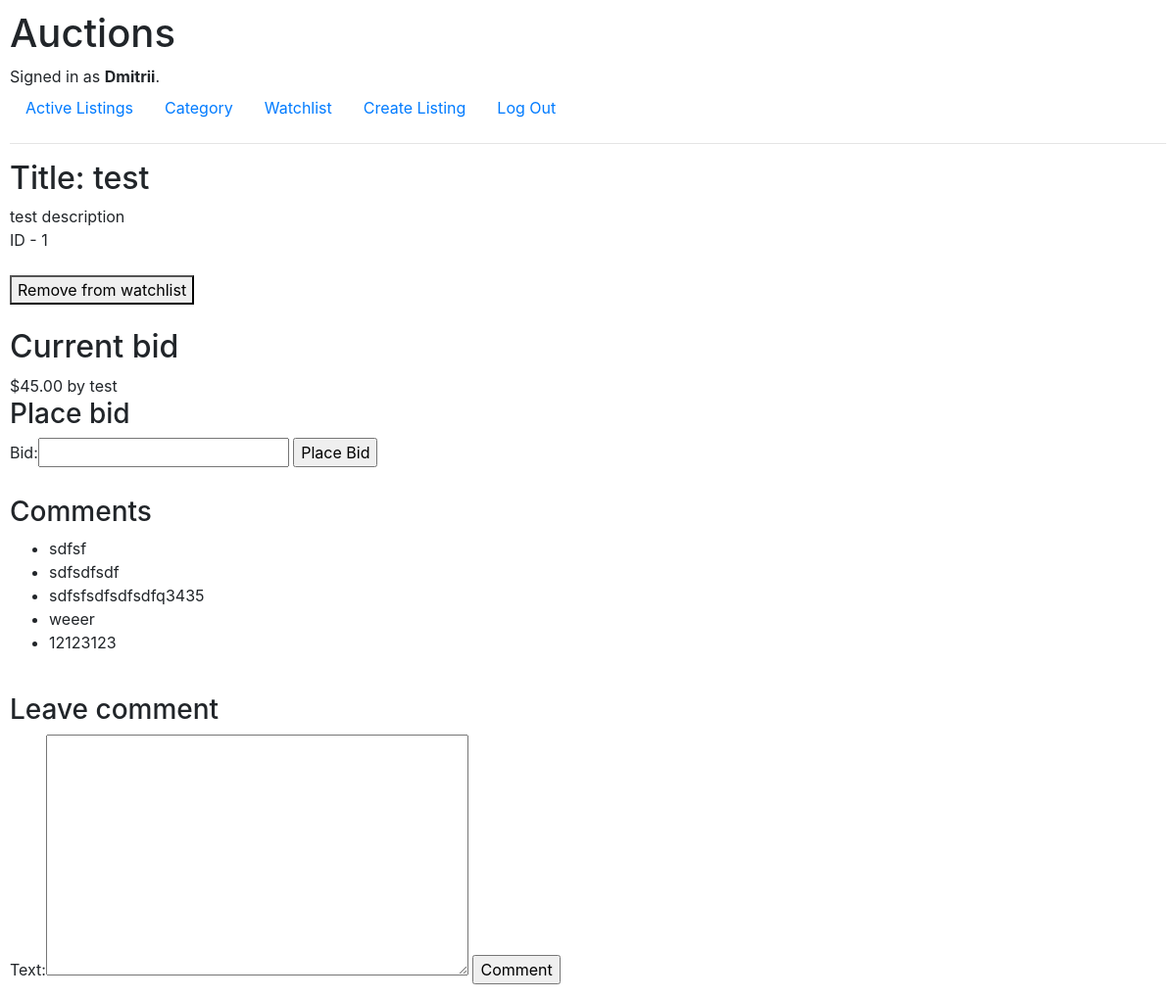
Page /listing_page/1 (signed in) on the committed database.
### auctions/models.py (models this page shows)
class User(AbstractUser):
    pass

class Listing(models.Model):
    CATEGORIES = [
        ('H', 'Home'),
        ('F', 'Fashion'),
        ('T', 'Toys'),
        ('E', 'Electronics'),
        ('O', 'Other')
    ]
    title = models.CharField(max_length=64)
    description = models.TextField()
    category = models.CharField(max_length=1, choices=CATEGORIES)
    watching = models.ManyToManyField(User,related_name='listings')

class Bid(models.Model):
    bid = models.DecimalField(max_digits=11, decimal_places=2, validators=[valid_bid])
    listing = models.ForeignKey(Listing, on_delete=models.CASCADE, related_name='bids')
    user = models.ForeignKey(User, on_delete=models.CASCADE, related_name='bids')

class Comment(models.Model):
    text = models.TextField()
    listing = models.ForeignKey(Listing, on_delete=models.CASCADE, related_name='comments')
    def __str__(self):
        return f'{self.text}'

### auctions/views.py (the view)
# urls.py: path("listing_page/<int:page_id>", views.listing_page, name="listing_page"),
def listing_page(request, page_id):
    page = Listing.objects.get(id=page_id)
    remove = page in request.user.listings.all()
    bid = page.bids.order_by('bid').last()
    return render(request, "auctions/listing_page.html", {
        'listing':page,
        'comments':page.comments.all(),
        'comment_form': CommentForm(),
        'bid_form': BidForm(),
        'bid': bid,
        'remove': remove
    })

### auctions/views.py
class CommentForm(ModelForm):
    class Meta:
        model = Comment
        fields = ['text']

class BidForm(ModelForm):
    class Meta:
        model = Bid
        fields = ['bid']

### auctions/templates/auctions/listing_page.html (shortened to what this page needs)
{% extends 'auctions/layout.html' %}
{% block body %}
<div>
<h2>Title: {{listing.title}}</h2>
    </div>
<div>{{listing.description}}</div>
<div>ID - {{listing.id}}</div>
<br>
{% if not remove %}
<form action="{% url 'watchlist'%}" method="post">
    {% csrf_token %}
    <button name="add_to_watchlist" value={{listing.id}}>Add to watchlist</button>
</form>
{% else %}
<form action="{% url 'watchlist'%}" method="post">
    <button name="remove_from_watchlist" value={{listing.id}}>Remove from watchlist</button>
</form>
{% endif %}
<br>
<h2>Current bid</h2>
{% if bid %}
${{bid.bid|floatformat:2}} by {{bid.user}}
{% else %}
No bids yet
{% endif %}
<br>
<h3>Place bid</h3>
<form action="{% url 'place_bid' listing.id %}" method="post">
    {{bid_form}}
    <input type="submit" value="Place Bid">
</form>
<br>
<h3>Comments</h3>
<ul>
    {%for comment in comments %}
    <li>{{comment}}</li>
    {% empty %}
    <li>No comment yet</li>
    {% endfor %}
</ul>
<br>
<h3>Leave comment</h3>
<form action="{% url 'create_comment' listing.id %}" method="post">
    {{comment_form}}
    <input type="submit" value="Comment">
</form>
{% endblock %}

### auctions/templates/auctions/layout.html (shortened to what this page needs)
{% load static %}
<!DOCTYPE html>
<html lang="en">
    <head>
        <link rel="stylesheet" href="https://stackpath.bootstrapcdn.com/bootstrap/4.4.1/css/bootstrap.min.css">
        <link href="{% static 'auctions/styles.css' %}" rel="stylesheet">
    </head>
    <body>
        <h1>Auctions</h1>
        <div>
            {% if user.is_authenticated %}
                Signed in as <strong>{{ user.username }}</strong>.
            {% else %}
                Not signed in.
            {% endif %}
        </div>
        <ul class="nav">
            <li class="nav-item">
                <a class="nav-link" href="{% url 'index' %}">Active Listings</a>
            </li>
            <li class="nav-item">
                <a class="nav-link" href="{% url 'category' %}">Category</a>
            </li>
            {% if user.is_authenticated %}
                <li class="nav-item">
                    <a class="nav-link" href="{% url 'watchlist' %}">Watchlist</a>
                </li>
                <li class="nav-item">
                    <a class="nav-link" href="{% url 'listing' %}">Create Listing</a>
                </li>
                <li class="nav-item">
                    <a class="nav-link" href="{% url 'logout' %}">Log Out</a>
                </li>
            {% endif %}
        </ul>
        <hr>
        {% block body %}
        {% endblock %}
    </body>
</html>

### auctions/static/auctions/styles.css (style rules this page uses)
body { padding: 10px; }

### rows in the picture
User: username "Dmitrii"
Listing: title "test", description "test description", id "1"
Bid: bid "45.00", user "test"
Comment: text "sdfsf"
Comment: text "sdfsdfsdf"
Comment: text "sdfsfsdfsdfsdfq3435"
Comment: text "weeer"
Comment: text "12123123"
